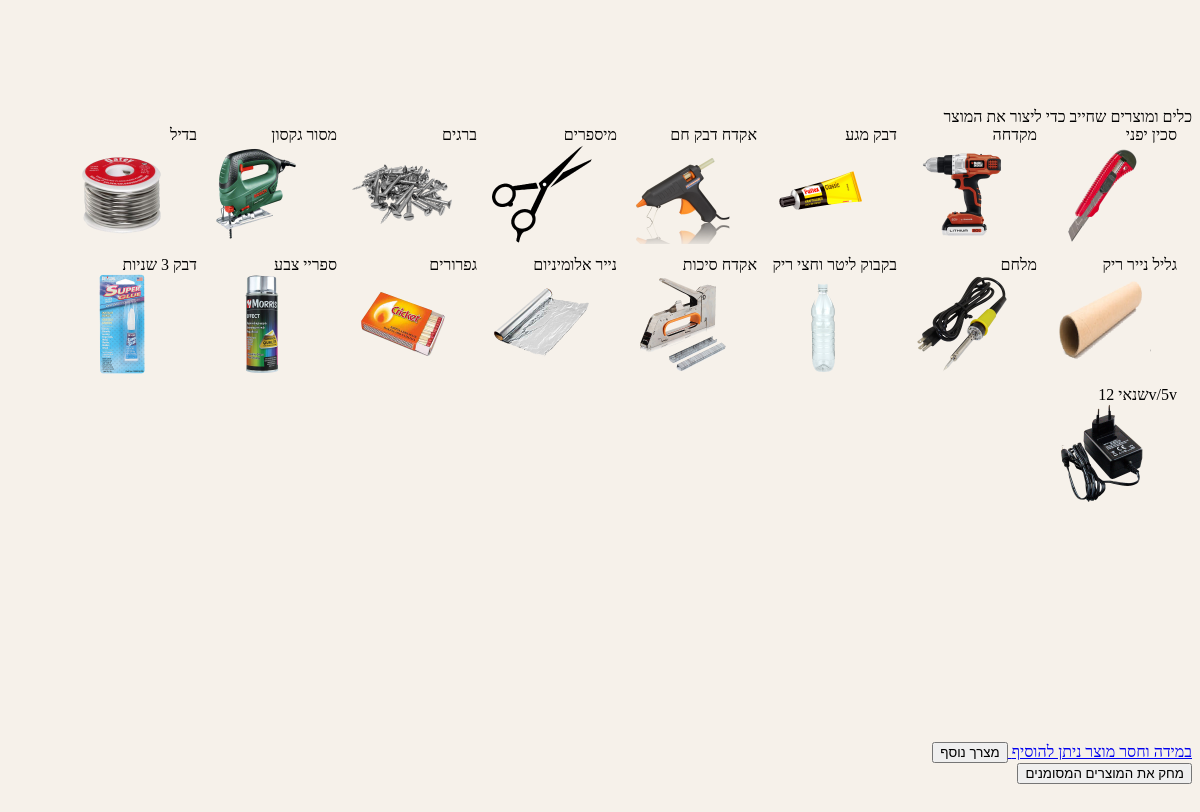
The app's page /manage-access.php with its own data.
### tables this page shows
CREATE TABLE IF NOT EXISTS `accessories` (
  `id` int(11) NOT NULL AUTO_INCREMENT,
  `access_key` text NOT NULL,
  `access_name` text NOT NULL,
  `access_disc` text NOT NULL,
  `access_img` text NOT NULL,
  PRIMARY KEY (`id`)
);

### settings/pull_access.php (the view, shortened to what this page needs)
<?php
include 'settings/connect.php';
$connection = mysqli_connect($servername, $username, $password, $dbname);
mysqli_query($connection, "set names 'utf8'");
$sql = "SELECT id, access_name, access_disc, access_img FROM accessories";
$result = $connection->query($sql);
if ($result->num_rows > 0) {
    echo "<div class='access_cont'  ><label for='exampleSelect1'>כלים ומוצרים שחייב כדי ליצור את המוצר</label>    <div  id='access' name='access'>";
    while($row = $result->fetch_assoc()) {
        echo " <div class='accessories' data-select-access='false' data-user-id='".$row["id"]."'data-disc='".$row["access_disc"]."'><label>".$row["access_name"]."</label><img style='float:left;width:100px;height:100px' src='".$row["access_img"]."'/></div>";
    }
    echo "</div></div>";
} else {
    echo "0 results";
}
echo <<<BOT
<div class='row'>
            <a href='dashboard.php?dash=new-access'>
              <button type="button" class="btn-lg button_access">מצרך נוסף</button>
            <lable>במידה וחסר מוצר ניתן להוסיף</lable>
            </a>
          </div>
BOT;
?>

### manage-access.php (shortened to what this page needs)
<div class="container">
<?php
include 'settings/pull_access.php';
?>
  <link href="style/style_control.css" rel="stylesheet" />
  <button class='btn btn-danger pull-left red-button-remove' onclick=elements_to_remove( 'accessories')>מחק את המוצרים המסומנים</button>
  </div>

### style/style_control.css (style rules this page uses)
.accessories { float: right; width: 130px; height: 130px; margin-right: 10px; text-align: right; }
.accessories label { width: 100%; padding-right: 5px; }
.access_cont { width: 100%; text-align: right; height: 100%; display: inline-block; padding-bottom: 50px; display:table; }
label { text-align: right; width: 100%; }
.button_access { color: black; }

### records on screen
accessories: access_name "סכין יפני", access_img (picture)
accessories: access_name "מקדחה", access_img (picture)
accessories: access_name "דבק מגע", access_img (picture)
accessories: access_name "אקדח דבק חם", access_img (picture)
accessories: access_name "מיספרים", access_img (picture)
accessories: access_name "ברגים", access_img (picture)
accessories: access_name "מסור גקסון", access_img (picture)
accessories: access_name "בדיל", access_img (picture)
accessories: access_name "גליל נייר ריק", access_img (picture)
accessories: access_name "מלחם", access_img (picture)
accessories: access_name "בקבוק ליטר וחצי ריק", access_img (picture)
accessories: access_name "אקדח סיכות", access_img (picture)
accessories: access_name "נייר אלומיניום", access_img (picture)
accessories: access_name "גפרורים", access_img (picture)
accessories: access_name "ספריי צבע", access_img (picture)
accessories: access_name "דבק 3 שניות", access_img (picture)
accessories: access_name "שנאי 12v/5v", access_img (picture)
